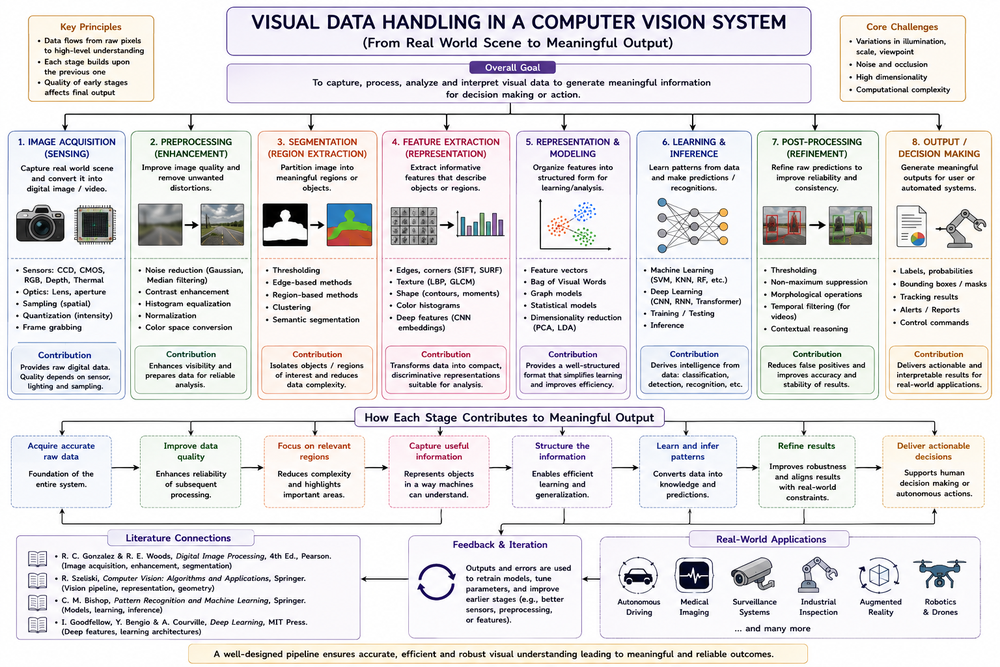
#> input picture CO1/AT 2/Q02/updd2.png, 1000 x 667 px, shrunk from 1536 x 1024 before the run, given in place of Screenshot 2026-05-06 085125.png, which was not available
$ python exp_2.py
#> lines starting #> are read from the running program, lines starting #| are printed output that depends on the picture; pictures that were not available may be replaced by others from this repository, and a replacement may not be noted
# -*- coding: utf-8 -*-
"""EXP 2

Automatically generated by Colab.

Original file is located at
    https://colab.research.google.com/drive/1Uq4FR5x2cbgOYmn1DVhm7D1wZ0M2XQ27
"""


from google.colab import files
uploaded = files.upload()
#> the answer given: updd2.png

import cv2
from google.colab.patches import cv2_imshow # Import Colab-compatible imshow

# Use the uploaded image filename instead of a local path
img = cv2.imread('Screenshot 2026-05-06 085125.png')
#> img is the input picture: shape (667, 1000, 3); mean B, G, R 227.6, 226.2, 228.1

# It's good practice to check if the image loaded successfully
if img is None:
    print("Error: Could not load image. Please ensure the correct filename is used.")
else:
    gray_img = cv2.cvtColor(img, cv2.COLOR_BGR2GRAY)
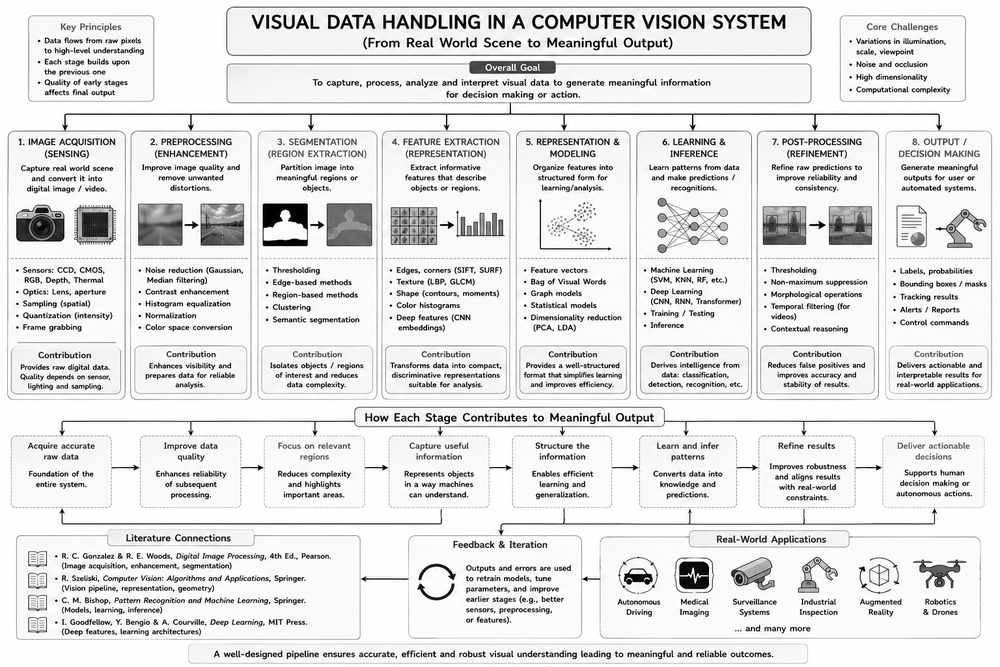
#> gray_img: shape (667, 1000); min 0, max 255, mean 227
    # Use cv2_imshow for displaying images in Colab
    cv2_imshow(gray_img)
    cv2.imwrite('gray_image.jpg', gray_img)
    # cv2.waitKey(0) and cv2.destroyAllWindows() are not needed with cv2_imshow
    print("Grayscale image saved as 'gray_image.jpg'")

from google.colab import files
uploaded = files.upload()
#> the answer given: uped 2.png

import cv2
from google.colab.patches import cv2_imshow # Import Colab-compatible imshow

# Use the uploaded image filename instead of a local path
image = cv2.imread('Screenshot 2026-05-07 211732.png')
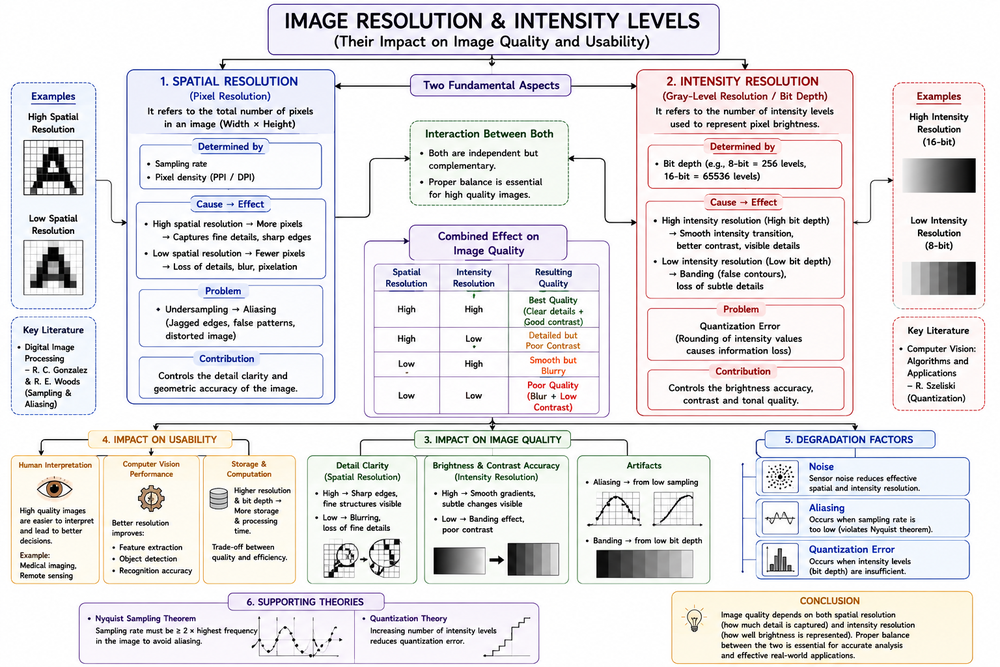
#> input picture CO1/AT 2/Q03/uped 2.png, 1000 x 667 px, shrunk from 1536 x 1024 before the run, given in place of Screenshot 2026-05-07 211732.png, which was not available
#> image is the input picture: shape (667, 1000, 3); mean B, G, R 229.4, 227.9, 229.9

# Check if the image was loaded successfully
if image is None:
    print("Error: Could not load image. Please ensure the correct filename is used.")
else:
    blur = cv2.GaussianBlur(image, (5, 5), 10)
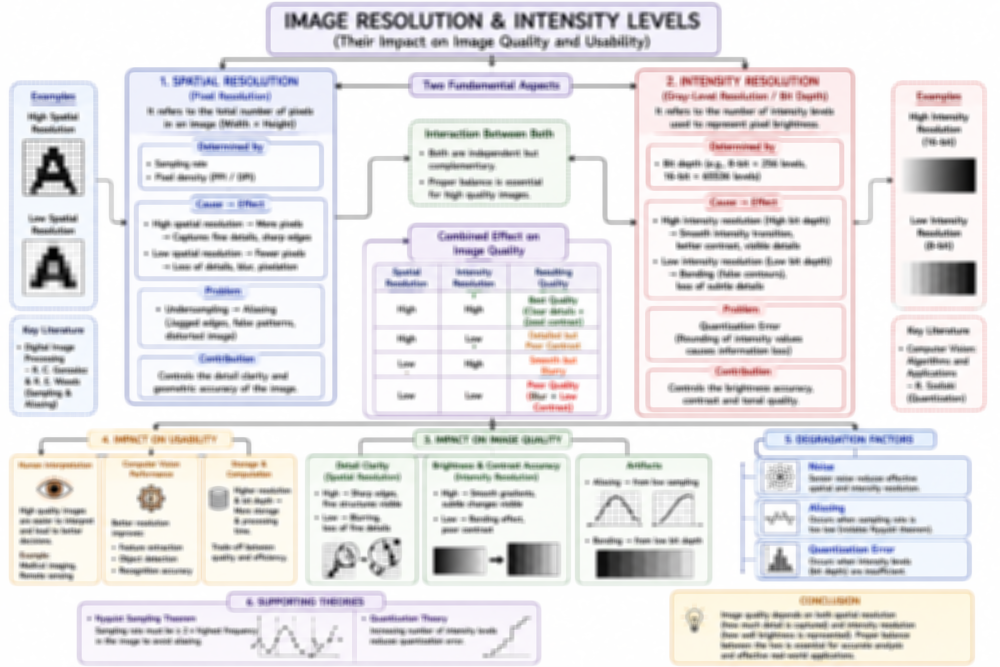
#> blur: shape (667, 1000, 3); mean B, G, R 229.4, 227.8, 229.9
    cv2.imwrite('blurred_image.jpg', blur)
    # Use cv2_imshow for displaying images in Colab
    cv2_imshow(blur)
    # cv2.waitKey(0) and cv2.destroyAllWindows() are not needed with cv2_imshow
    print("Blurred image saved as 'blurred_image.jpg'")
